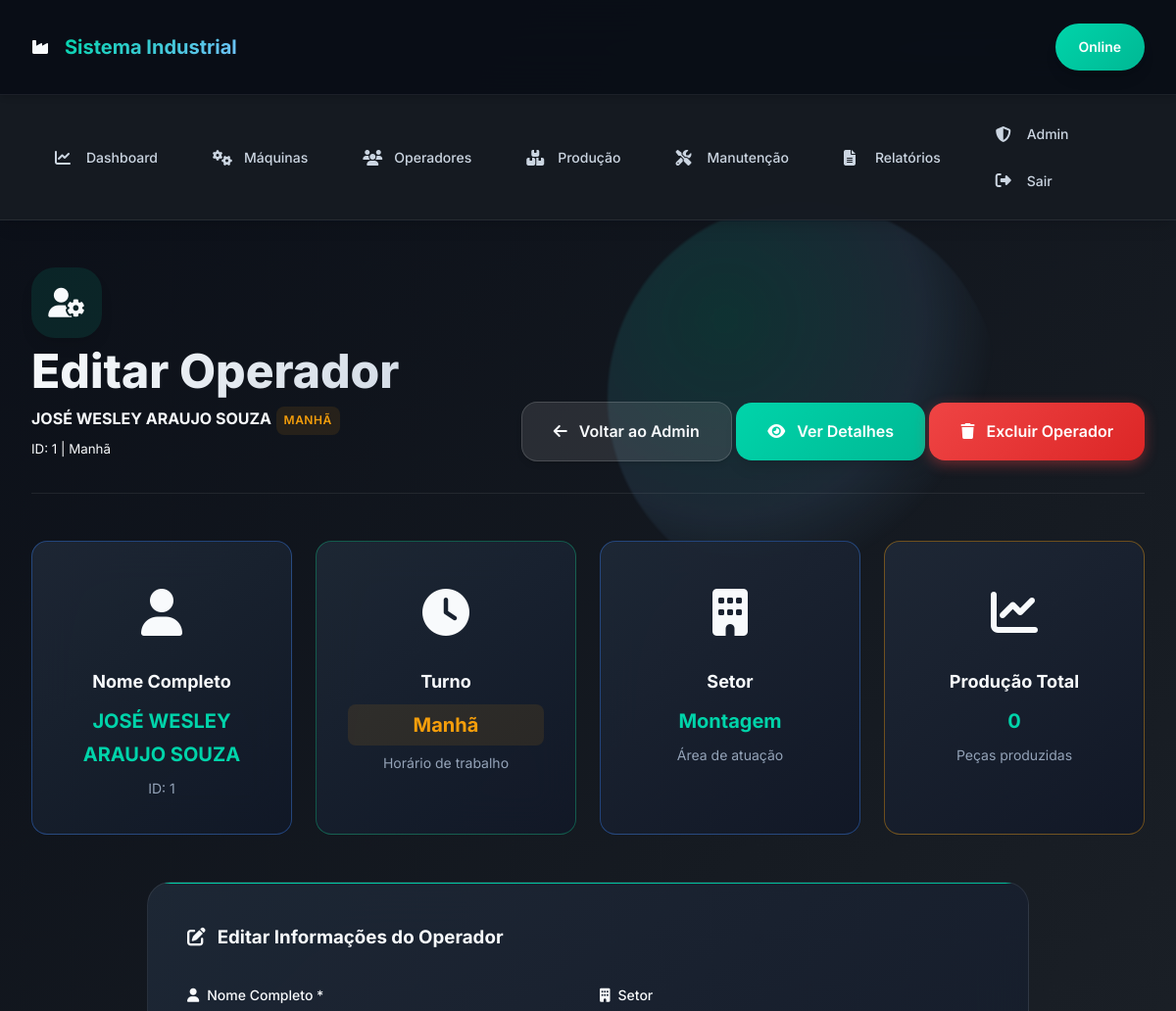
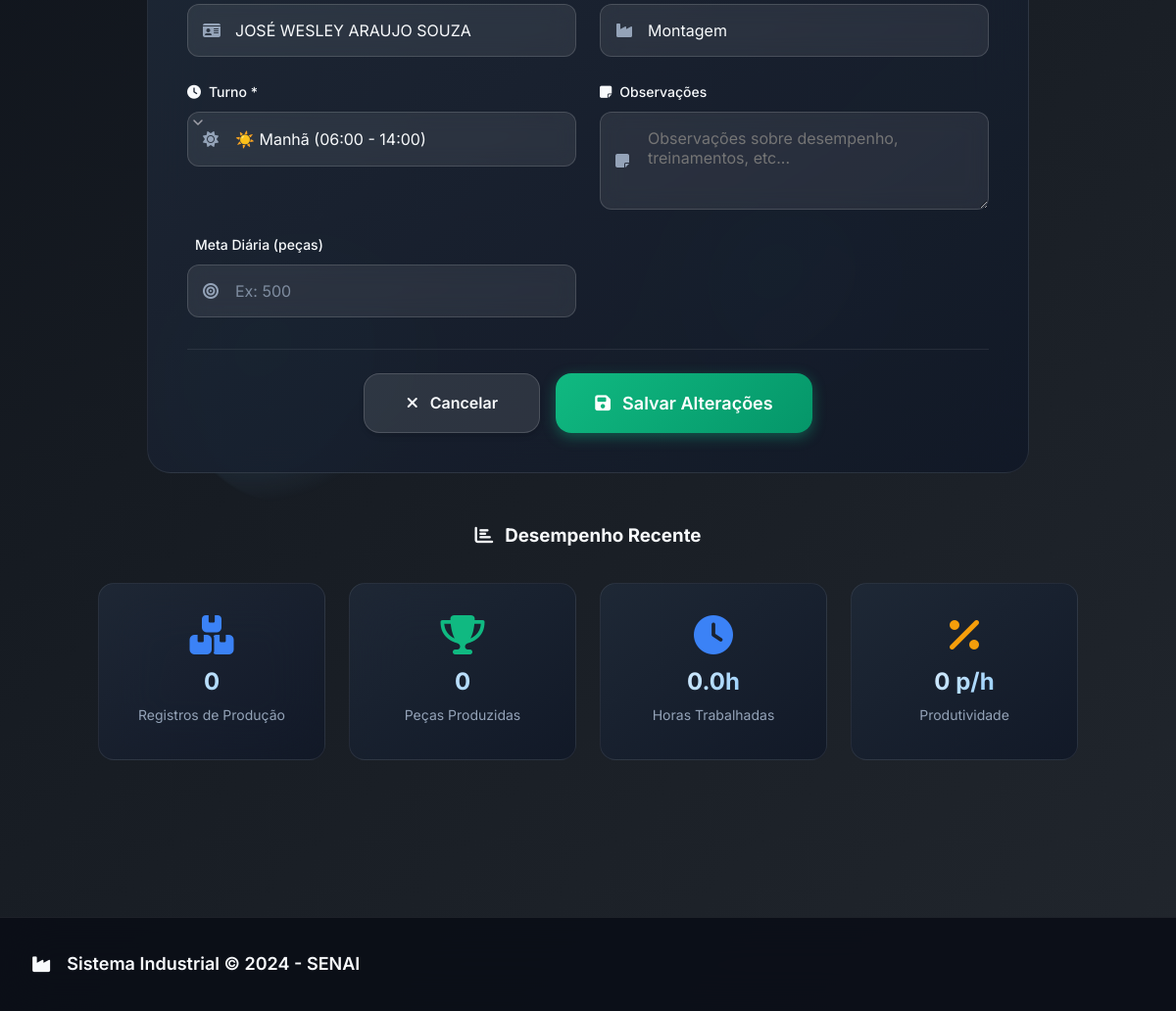
Screenshot of /admin/editar_operador/1 (signed in) with the database file from the repository (2 pictures, top to bottom).
### producao_industrial/models.py (models this page shows)
class Operador(db.Model):
    id = db.Column(db.Integer, primary_key=True)
    nome = db.Column(db.String(100), nullable=False)
    turno = db.Column(db.String(50), nullable=False)
    setor = db.Column(db.String(100), nullable=False)

### producao_industrial/routes.py (the view)
    def wrapper(*args, **kwargs):
        if not session.get('admin'):
            flash('Acesso negado. Faça login como admin.', 'danger')
            return redirect(url_for('main.login_admin'))
        return f(*args, **kwargs)

### producao_industrial/routes.py (called while the page is built, shortened)
def admin_required(f):
    def wrapper(*args, **kwargs):
        if not session.get('admin'):
            flash('Acesso negado. Faça login como admin.', 'danger')
            return redirect(url_for('main.login_admin'))
        return f(*args, **kwargs)
    wrapper.__name__ = f.__name__
    return wrapper

@main.route('/admin/novo_operador')
@main.route('/admin/editar_operador/<int:id>', methods=['GET', 'POST'])
@admin_required
def editar_operador(id=None):
    if id:
        operador = Operador.query.get_or_404(id)
    else:
        operador = Operador()  # ✅ OBJETO VAZIO PARA NOVO
    tempo_total = 0.0
    if id:
        tempo_total = sum(p.tempo for p in getattr(operador, 'producoes', [])) if hasattr(operador, 'producoes') else 0.0
    return render_template('adm/editar_operador.html',
                         operador=operador,
                         tempo_total=tempo_total)

### producao_industrial/templates/adm/editar_operador.html (shortened to what this page needs)
{% extends 'base.html' %}
{% block content %}
<section class="page-header">
    <div class="page-header-content">
        <div class="page-title">
            <div class="page-title-icon">
                <i class="fas fa-user-cog" style="color: var(--success);"></i>
            </div>
            <div>
                <h1>Editar Operador</h1>
                <p>
                    <strong>{{ operador.nome }}</strong>
                    <span class="badge turno-{{ operador.turno|lower|replace('ã', 'a') }}">
                        {{ operador.turno }}
                    </span>
                </p>
                <small>ID: {{ operador.id }} | {{ operador.turno }}</small>
            </div>
        </div>
        <div class="page-actions">
            <a href="/admin" class="btn btn-secondary me-2">
                <i class="fas fa-arrow-left"></i> Voltar ao Admin
            </a>
            <a href="/operador/{{ operador.id }}" class="btn btn-info me-2">
                <i class="fas fa-eye"></i> Ver Detalhes
            </a>
            <a href="/excluir_operador/{{ operador.id }}"
               class="btn btn-danger"
               onclick="return confirm('Excluir {{ operador.nome }} permanentemente?')">
                <i class="fas fa-trash"></i> Excluir Operador
            </a>
        </div>
    </div>
</section>
<section class="details-section">
    <div class="details-grid">
        <div class="detail-card primary">
            <div class="detail-icon">
                <i class="fas fa-user"></i>
            </div>
            <h4>Nome Completo</h4>
            <p class="detail-value">{{ operador.nome }}</p>
            <small class="detail-meta">ID: {{ operador.id }}</small>
        </div>
        <div class="detail-card success">
            <div class="detail-icon">
                <i class="fas fa-clock"></i>
            </div>
            <h4>Turno</h4>
            <p class="detail-value turno-{{ operador.turno|lower|replace('ã', 'a') }}">
                {{ operador.turno }}
            </p>
            <small class="detail-meta">Horário de trabalho</small>
        </div>
        <div class="detail-card info">
            <div class="detail-icon">
                <i class="fas fa-building"></i>
            </div>
            <h4>Setor</h4>
            <p class="detail-value">{{ operador.setor or 'Não definido' }}</p>
            <small class="detail-meta">Área de atuação</small>
        </div>
        <div class="detail-card warning">
            <div class="detail-icon">
                <i class="fas fa-chart-line"></i>
            </div>
            <h4>Produção Total</h4>
            <p class="detail-value">
                {{ operador.producoes|sum(attribute='quantidade')|default(0)|int }}
            </p>
            <small class="detail-meta">Peças produzidas</small>
        </div>
    </div>
</section>
<section class="form-section">
    <div class="form-card">
        <h3><i class="fas fa-edit"></i> Editar Informações do Operador</h3>
        <form method="POST" id="editOperadorForm">
            <div class="form-grid">
                <div class="form-group">
                    <label for="nome">
                        <i class="fas fa-user"></i>
                        Nome Completo *
                    </label>
                    <div class="input-wrapper">
                        <i class="fas fa-id-card"></i>
                        <input
                            type="text"
                            id="nome"
                            name="nome"
                            value="{{ operador.nome }}"
                            required
                            maxlength="100"
                            placeholder="Nome completo do operador"
                        >
                    </div>
                </div>
                <div class="form-group">
                    <label for="setor">
                        <i class="fas fa-building"></i>
                        Setor
                    </label>
                    <div class="input-wrapper">
                        <i class="fas fa-industry"></i>
                        <input
                            type="text"
                            id="setor"
                            name="setor"
                            value="{{ operador.setor or '' }}"
                            maxlength="50"
                            placeholder="Ex: Usinagem, Montagem, Qualidade"
                        >
                    </div>
                </div>
                <div class="form-group">
                    <label for="turno">
                        <i class="fas fa-clock"></i>
                        Turno *
                    </label>
                    <div class="input-wrapper">
                        <select id="turno" name="turno" required>
                            <option value="Manhã" {% if operador.turno == 'Manhã' %}selected{% endif %}>
                                ☀️ Manhã (06:00 - 14:00)
                            </option>
                        </select>
                    </div>
                </div>
                <div class="form-group">
                    <label for="observacoes">
                        <i class="fas fa-sticky-note"></i>
                        Observações
                    </label>
                    <div class="input-wrapper">
                        <i class="fas fa-note-sticky"></i>
                        <textarea
                            id="observacoes"
                            name="observacoes"
                            rows="3"
                            placeholder="Observações sobre desempenho, treinamentos, etc..."
                        >{{ operador.observacoes or '' }}</textarea>
                    </div>
                </div>
                <div class="form-group">
                    <label for="meta_producao">
                        Meta Diária (peças)
                    </label>
                    <div class="input-wrapper">
                        <i class="fas fa-bullseye"></i>
                        <input
                            type="number"
                            id="meta_producao"
                            name="meta_producao"
                            value="{{ operador.meta_producao or '' }}"
                            min="0"
                            placeholder="Ex: 500"
                        >
                    </div>
                </div>
            </div>
            <div class="form-actions">
                <a href="/admin" class="btn btn-secondary">
                    <i class="fas fa-times"></i> Cancelar
                </a>
                <button type="submit" class="btn btn-success btn-lg">
                    <i class="fas fa-save"></i> Salvar Alterações
                </button>
            </div>
        </form>
    </div>
</section>
<section class="stats-section">
    <h3><i class="fas fa-chart-bar"></i> Desempenho Recente</h3>
    <div class="stats-grid">
        <div class="stat-card primary">
            <i class="fas fa-boxes-stacked"></i>
            <span class="stat-value">{{ operador.producoes|length|default(0) }}</span>
            <small>Registros de Produção</small>
        </div>
        <div class="stat-card success">
            <i class="fas fa-trophy"></i>
            <span class="stat-value">
                {% set total = operador.producoes|sum(attribute='quantidade')|default(0)|int %}
                {% set meta = operador.meta_producao|default(0)|int %}
                {{ total }}
            </span>
            <small>Peças Produzidas</small>
        </div>
        <div class="stat-card info">
            <i class="fas fa-clock"></i>
            <span class="stat-value">{{ operador.tempo_total|default(0.0)|round(1) }}h</span>
            <small>Horas Trabalhadas</small>
        </div>
        <div class="stat-card warning">
            <i class="fas fa-percentage"></i>
            <span class="stat-value">
                {% if operador.producoes and operador.tempo_total > 0 %}
                    {{ "%.1f"|format((operador.producoes|sum(attribute='quantidade') / operador.tempo_total)|default(0)) }} p/h
                {% else %}
                    0 p/h
                {% endif %}
            </span>
            <small>Produtividade</small>
        </div>
    </div>
</section>
{% endblock %}

### producao_industrial/templates/adm/editar_operador.html (style rules this page uses)
.details-section { margin: var(--space-12) 0; }
.details-grid { display: grid; grid-template-columns: repeat(auto-fit, minmax(250px, 1fr)); gap: var(--space-6); }
.detail-card { background: var(--gradient-card); border: 1px solid var(--border-color); border-radius: var(--radius-lg); padding: var(--space-8); text-align: center; backdrop-filter: blur(20px); transition: transform 0.3s ease; }
.detail-card.primary { border-color: rgba(59, 130, 246, 0.4); }
.detail-card.success { border-color: rgba(16, 185, 129, 0.4); }
.detail-card.info { border-color: rgba(59, 130, 246, 0.4); }
.detail-card.warning { border-color: rgba(245, 158, 11, 0.4); }
.detail-icon { font-size: 3rem; margin-bottom: var(--space-4); height: 80px; display: flex; align-items: center; justify-content: center; }
.detail-card h4 { color: var(--text-primary); margin: var(--space-2) 0; font-size: var(--font-size-lg); }
.detail-value { font-size: var(--font-size-xl); font-weight: var(--font-weight-bold); color: var(--primary); margin-bottom: var(--space-1); }
.turno-manha { color: #f59e0b; background: rgba(245, 158, 11, 0.1); padding: 4px 8px; border-radius: var(--radius-sm); }
.detail-meta { color: var(--text-muted); font-size: var(--font-size-sm); }
.form-section { margin: var(--space-12) 0; }
.form-card { max-width: 900px; margin: 0 auto; background: var(--gradient-card); border-radius: var(--radius-xl); padding: var(--space-10); border: 1px solid var(--border-color); }
.form-card h3 { color: var(--text-primary); margin-bottom: var(--space-8); display: flex; align-items: center; gap: var(--space-3); }
.form-grid { display: grid; gap: var(--space-6); margin-bottom: var(--space-8); grid-template-columns: repeat(auto-fit, minmax(300px, 1fr)); }
.input-wrapper { position: relative; }
.input-wrapper i { position: absolute; left: var(--space-4); top: 50%; transform: translateY(-50%); color: var(--text-muted); z-index: 2; }
.input-wrapper input, .input-wrapper select, .input-wrapper textarea { width: 100%; padding: var(--space-4) var(--space-4) var(--space-4) var(--space-12) !important; border: 2px solid var(--border-color); border-radius: var(--radius-md); background: rgba(255, 255, 255, 0.9); backdrop-filter: blur(10px); transition: all 0.3s ease; font-size: var(--font-size-base); }
.form-group label { display: flex; align-items: center; gap: var(--space-2); font-weight: var(--font-weight-medium); color: var(--text-primary); margin-bottom: var(--space-2); }
.form-actions { display: flex; gap: var(--space-4); justify-content: center; padding-top: var(--space-6); border-top: 1px solid var(--border-color); }
.stats-section { margin: var(--space-12) 0; max-width: 1000px; margin-left: auto; margin-right: auto; }
.stats-section h3 { text-align: center; color: var(--text-primary); margin-bottom: var(--space-8); display: flex; align-items: center; justify-content: center; gap: var(--space-3); }
.stats-grid { display: grid; grid-template-columns: repeat(auto-fit, minmax(220px, 1fr)); gap: var(--space-6); }
.stat-card { background: var(--gradient-card); border-radius: var(--radius-lg); padding: var(--space-8); text-align: center; border: 1px solid var(--border-color); transition: all 0.3s ease; }
.stat-card i { font-size: 2.5rem; margin-bottom: var(--space-4); }
.stat-card.primary i { color: #3b82f6; }
.stat-card.success i { color: #10b981; }
.stat-card.info i { color: #3b82f6; }
.stat-card.warning i { color: #f59e0b; }
.stat-value { display: block; font-size: var(--font-size-2xl); font-weight: var(--font-weight-bold); color: var(--text-primary); margin-bottom: var(--space-2); }
.stat-card small { color: var(--text-muted); font-size: var(--font-size-sm); }

### rows the page displays
Operador: nome "JOSÉ WESLEY ARAUJO SOUZA", turno "MANHÃ", id "1", turno "Manhã", setor "Montagem", turno "☀️ Manhã (06:00 - 14:00)"

### other values shown
{{ operador.producoes|sum(attribute='quantidade')|default(0)|int }} "0"
{{ operador.producoes|length|default(0) }} "0"
{{ total }} "0"
{{ operador.tempo_total|default(0.0)|round(1) }} "0.0"
